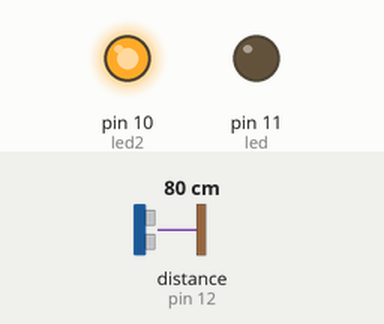
This sketch was run on a simulated Arduino Uno, built with avr-gcc and run on an emulated ATmega328P. On the bench: output pins drawn as LEDs (lit = HIGH). Wiring (inferred from the names in the program): ultrasonic range finder: trigger pin 13; echo pin 12. The test bench sets the inputs (shaded band); at power-on: distance to the obstacle (sensor on pin 12) 80 cm. The echo pulse lasts 58.3 µs per cm; pins used as bus, display or sensor lines are not drawn.

Above: at 1.3 s.
1.4 s: distance to the obstacle (sensor on pin 12) set to 5 cm
2.9 s: distance to the obstacle (sensor on pin 12) set to 2 cm
At 4.0 s:
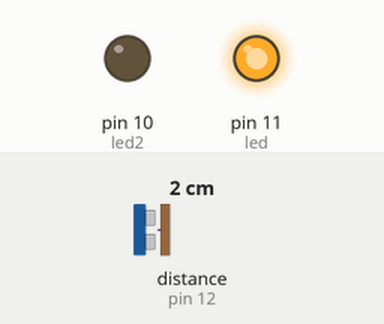
4.5 s: distance to the obstacle (sensor on pin 12) set to 9 cm
At 5.3 s:
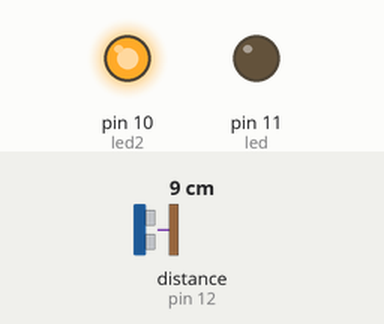
Timing chart, 0 to 7.5 s (numbered marks = the images above; inputs shaded):
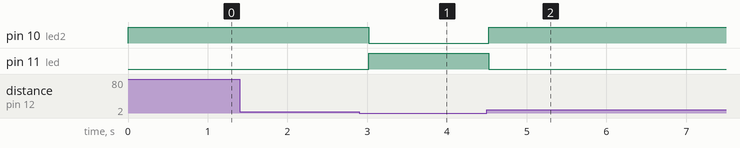

Measured:
- the behaviour switches between 4 and 3 cm on distance to the obstacle (sensor on pin 12) (found by bisection; images 0 and 1)
- after the input at 1.4 s, every drawn part: stays the same
- after the input at 2.9 s, pin 10 (led2): HIGH → LOW after 0.12 s; pin 11 (led): LOW → HIGH after 0.12 s
- after the input at 4.5 s, pin 10 (led2): LOW → HIGH at once; pin 11 (led): HIGH → LOW at once

The sketch:

hcsr04.ino
```cpp
/*
HCSR-04 ultrasonic sensor.
Leds red and green 560 ohms.
Arduino UNO R3.
*/

#define trigPin 13
#define echoPin 12
#define led 11
#define led2 10

const long g_distance = 4;

void setup()
{
  Serial.begin (9600);
  pinMode(trigPin, OUTPUT);
  pinMode(echoPin, INPUT);
  pinMode(led, OUTPUT);
  pinMode(led2, OUTPUT);
}

void loop()
{
  long duration, distance;
  digitalWrite(trigPin, LOW);
  delayMicroseconds(2);
  digitalWrite(trigPin, HIGH);
  delayMicroseconds(10);
  digitalWrite(trigPin, LOW);
  duration = pulseIn(echoPin, HIGH);
  distance = (duration/2) / 29.1;
  turnLedByDistance(distance);
  delay(500);
}

void turnLedByDistance(long distance)
{
  if (distance < g_distance)
  {
  	digitalWrite(led, HIGH);
	digitalWrite(led2, LOW);
  } else {
	digitalWrite(led, LOW);
	digitalWrite(led2, HIGH);
  }
}
```
